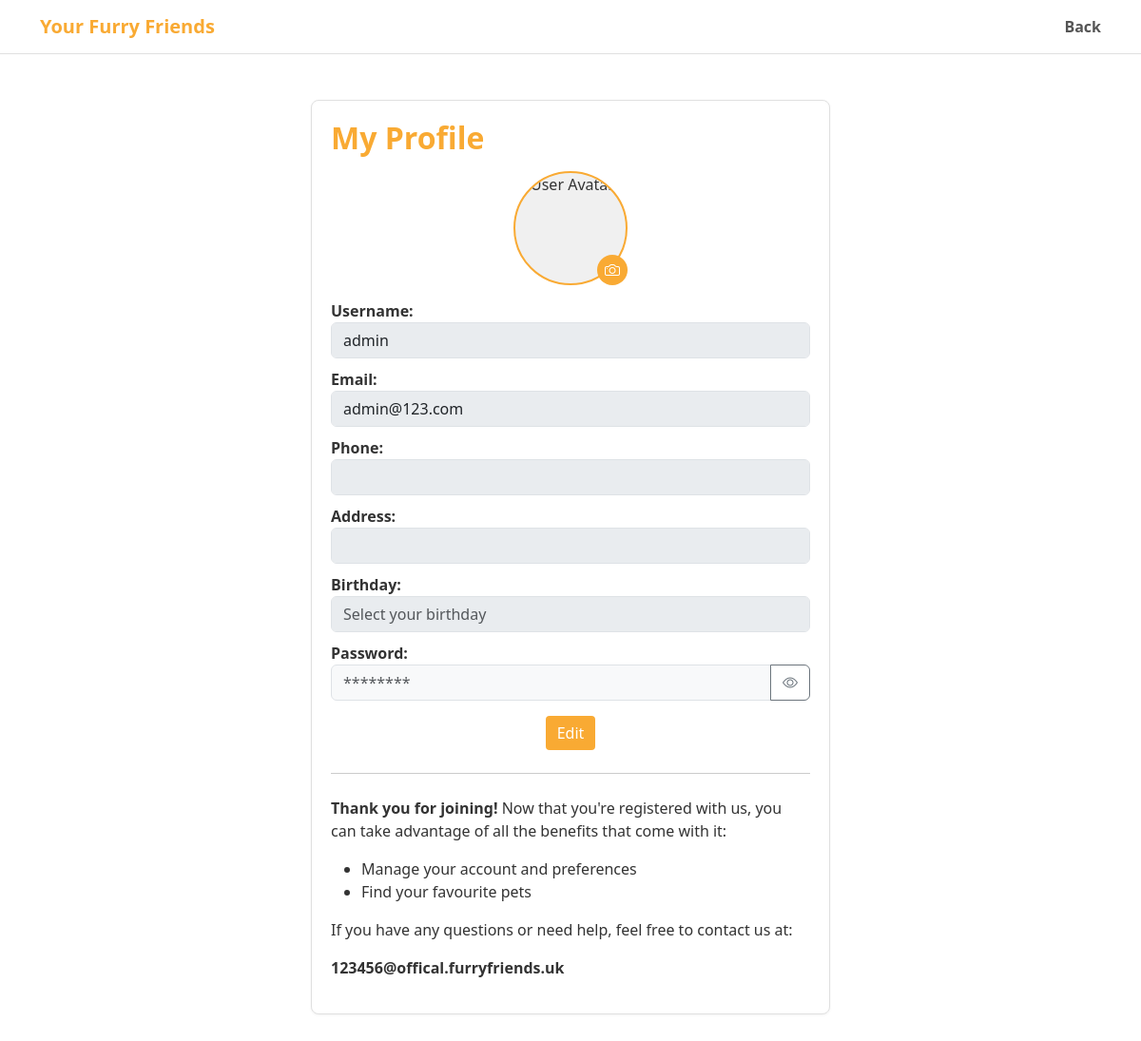
/profile/ (signed in), run on an earlier commit of the app's database.
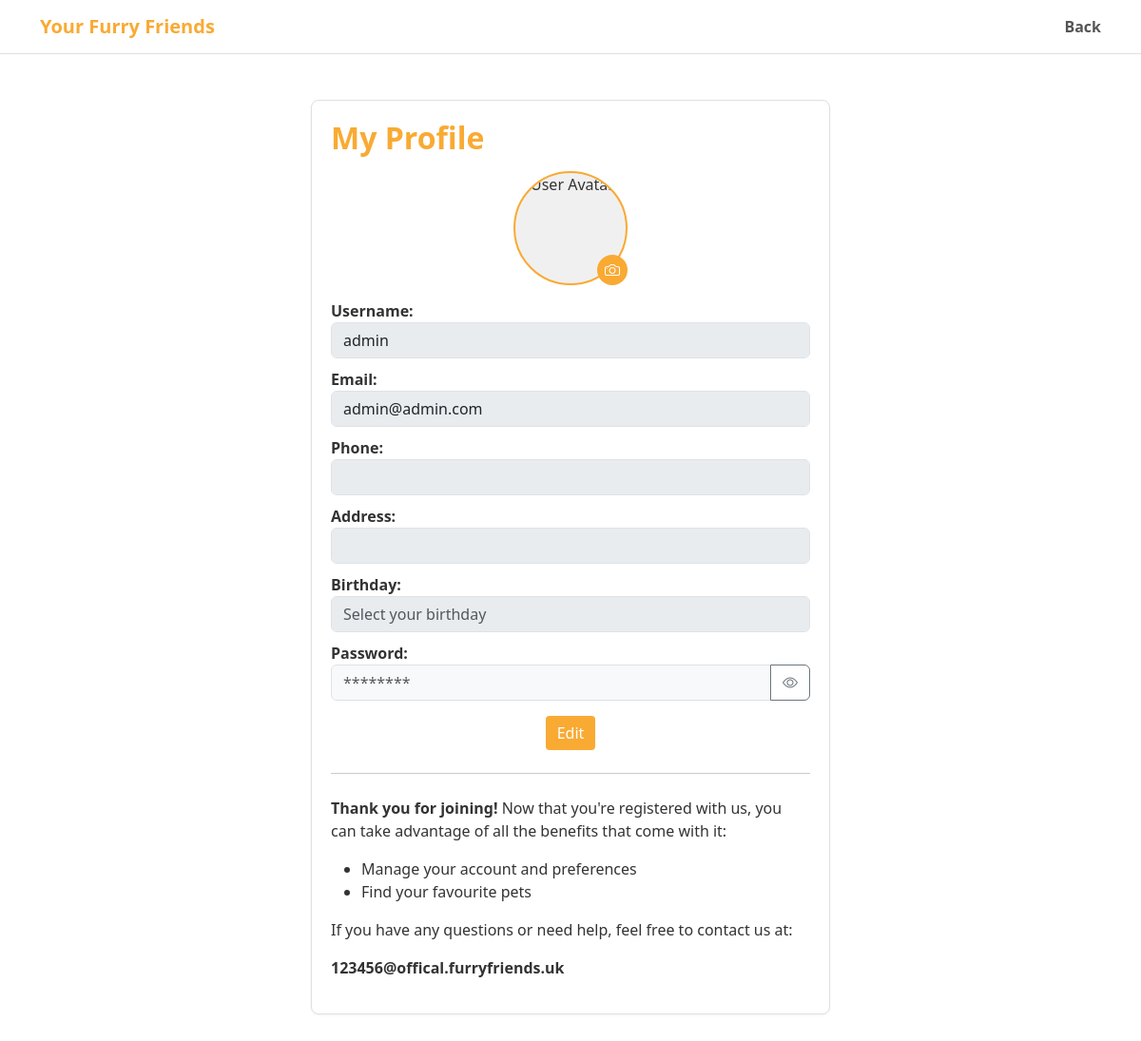
And on a later commit of the database.
### accounts/models.py (models this page shows, shortened)
class User(AbstractUser):
    email = models.EmailField(unique=False, blank=True, null=True) # 改为了false（允许了多个用户注册）
    username = models.CharField(max_length=50, unique=True)  # 自定义用户名长度
    phone_no = models.CharField(max_length=15, unique=True, null=True, blank=True)
    address = models.TextField(null=True, blank=True)
    birthday = models.DateField(null=True, blank=True)
    title = models.CharField(max_length=50, null=True, blank=True)
    user_type = models.CharField(
        max_length=20,
        choices=[('User', 'User'), ('Admin', 'Admin')],
        default='User'
    )  # 用户类型（普通用户 / 管理员）
    status = models.CharField(
        max_length=10,
        choices=[('Active', 'Active'), ('Banned', 'Banned')],
        default='Active'
    )  # 用户状态
    user_image = models.ImageField(upload_to='user_images/', null=True, blank=True)
    created_at = models.DateTimeField(auto_now_add=True)
    updated_at = models.DateTimeField(auto_now=True)

### accounts/views.py (the view, shortened to what this page needs)
# urls.py: path('profile/', views.profile, name='profile'),
@csrf_exempt
@login_required
def profile(request):
    user = request.user
    if request.method == 'GET':
        return render(request, 'accounts/Profile.html', {
            'user': user,
        })
    return JsonResponse({"success": False, "error": "Invalid request"}, status=400)

### templates/accounts/Profile.html (shortened to what this page needs)
<!DOCTYPE html>
<html lang="en">
<head>
  <link href="https://cdn.jsdelivr.net/npm/bootstrap@5.3.0/dist/css/bootstrap.min.css" rel="stylesheet">
  <link rel="stylesheet" href="https://cdn.jsdelivr.net/npm/bootstrap-icons@1.9.1/font/bootstrap-icons.css">
</head>
<body>
  <nav class="navbar navbar-expand-lg navbar-custom">
    <div class="container">
      <a class="navbar-brand" href="/adoptions/">Your Furry Friends</a>
      <div class="ms-auto">
        <a class="nav-link" href="/adoptions/">Back</a>
      </div>
    </div>
  </nav>
  <div class="container my-5">
    <div class="row justify-content-center">
      <div class="col-md-6">
        <div class="profile-card">
          <h2>My Profile</h2>
          <div class="avatar-wrapper">
            <img src="{% if user.user_image %}{{ user.user_image.url }}{% else %}/static/images/default-avatar.png{% endif %}"
                 alt="User Avatar" id="userAvatar" class="avatar-img">
            <label class="upload-btn" for="avatarInput">
              <i class="bi bi-camera"></i>
            </label>
          </div>
         <form id="profileForm" enctype="multipart/form-data">
          <div class="info-item">
            <label for="usernameInput">Username:</label>
            <input type="text" id="usernameInput" class="form-control" value="{{ user.username }}" disabled>
          </div>
          <div class="info-item">
            <label for="emailInput">Email:</label>
           <input type="email" id="emailInput" class="form-control"
               value="{% if user.email %}{{ user.email }}{% endif %}"
               placeholder="Enter your email" disabled>
          </div>
          <div class="info-item">
            <label for="phoneInput">Phone:</label>
            <input type="text" id="phoneInput" class="form-control"
               value="{% if user.phone_no %}{{ user.phone_no }}{% else %} {% endif %}"
               placeholder="Enter your phone number" disabled>
          </div>
          <div class="info-item">
            <label for="addressInput">Address:</label>
            <input type="text" id="addressInput" class="form-control"
               value="{% if user.address %}{{ user.address }}{% else %} {% endif %}"
               placeholder="Enter your address" disabled>
          </div>
          <div class="info-item">
            <label for="birthdayInput">Birthday:</label>
            <input type="text" id="birthdayInput" name="birthday" class="form-control" placeholder="Select your birthday"
                   value="{% if user.birthday %}{{ user.birthday|date:'Y-m-d' }}{% endif %}"
                   onfocus="this.type='date'; this.removeAttribute('placeholder');"
                   onblur="checkDateInput(this);" disabled>
          </div>
          <div class="info-item">
            <label for="passwordInput">Password:</label>
            <div class="input-group">
              <input type="password" id="passwordInput" name="password" class="form-control" placeholder="********" disabled>
              <button class="btn btn-outline-secondary" type="button" id="togglePasswordBtn" onclick="togglePassword()">
                <i class="bi bi-eye"></i>
              </button>
            </div>
          </div>
          <div class="mt-3 text-center">
            <button type="button" class="edit-btn" id="editBtn" onclick="enableEdit()">Edit</button>
          </div>
     </form>
          <hr class="my-4">
          <div>
            <p><strong>Thank you for joining!</strong> Now that you're registered with us, you can take advantage of all the benefits that come with it:</p>
            <ul>
              <li>Manage your account and preferences</li>
              <li>Find your favourite pets</li>
            </ul>
            <p>If you have any questions or need help, feel free to contact us at:</p>
            <p><strong>123456@offical.furryfriends.uk</strong></p>
          </div>
        </div>
      </div>
    </div>
  </div>
</body>
</html>

What changed in the data, as far as the page shows it:
changed User "admin": email "admin@123.com" → "admin@admin.com"
